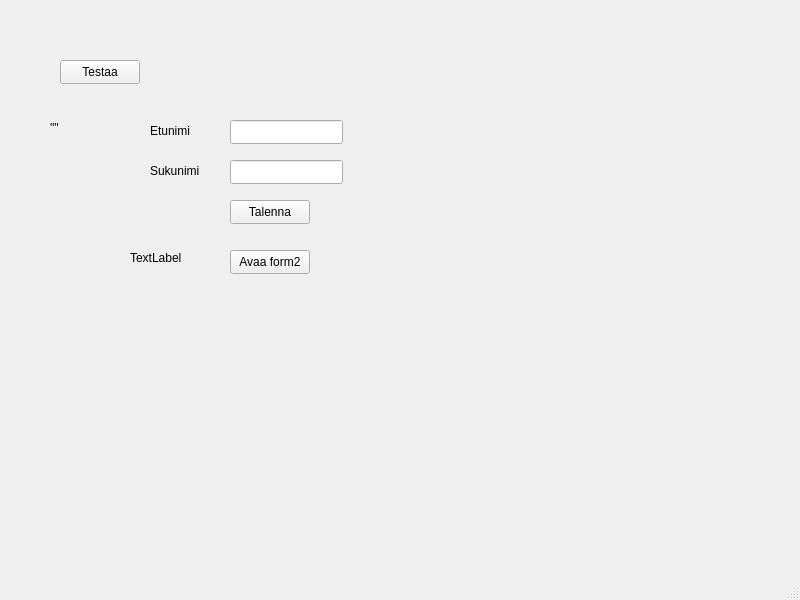
<?xml version="1.0" encoding="UTF-8"?>
<ui version="4.0">
 <class>MainWindow</class>
 <widget class="QMainWindow" name="MainWindow">
  <property name="geometry">
   <rect>
    <x>0</x>
    <y>0</y>
    <width>800</width>
    <height>600</height>
   </rect>
  </property>
  <property name="windowTitle">
   <string>MainWindow</string>
  </property>
  <widget class="QWidget" name="centralwidget">
   <widget class="QPushButton" name="btnMuuta">
    <property name="geometry">
     <rect>
      <x>60</x>
      <y>60</y>
      <width>80</width>
      <height>24</height>
     </rect>
    </property>
    <property name="text">
     <string>Testaa</string>
    </property>
   </widget>
   <widget class="QLabel" name="labelMuuttuu">
    <property name="geometry">
     <rect>
      <x>50</x>
      <y>120</y>
      <width>49</width>
      <height>16</height>
     </rect>
    </property>
    <property name="text">
     <string>&quot;&quot;</string>
    </property>
   </widget>
   <widget class="QLabel" name="label">
    <property name="geometry">
     <rect>
      <x>150</x>
      <y>120</y>
      <width>61</width>
      <height>21</height>
     </rect>
    </property>
    <property name="text">
     <string>Etunimi</string>
    </property>
   </widget>
   <widget class="QLabel" name="label_2">
    <property name="geometry">
     <rect>
      <x>150</x>
      <y>160</y>
      <width>61</width>
      <height>21</height>
     </rect>
    </property>
    <property name="text">
     <string>Sukunimi</string>
    </property>
   </widget>
   <widget class="QPushButton" name="btnTallenna">
    <property name="geometry">
     <rect>
      <x>230</x>
      <y>200</y>
      <width>80</width>
      <height>24</height>
     </rect>
    </property>
    <property name="text">
     <string>Talenna</string>
    </property>
   </widget>
   <widget class="QLabel" name="labelNimi">
    <property name="geometry">
     <rect>
      <x>130</x>
      <y>250</y>
      <width>251</width>
      <height>16</height>
     </rect>
    </property>
    <property name="text">
     <string>TextLabel</string>
    </property>
   </widget>
   <widget class="QLineEdit" name="kenttaEtunimi">
    <property name="geometry">
     <rect>
      <x>230</x>
      <y>120</y>
      <width>113</width>
      <height>24</height>
     </rect>
    </property>
   </widget>
   <widget class="QLineEdit" name="kenttaSukunimi">
    <property name="geometry">
     <rect>
      <x>230</x>
      <y>160</y>
      <width>113</width>
      <height>24</height>
     </rect>
    </property>
   </widget>
   <widget class="QPushButton" name="btnOpenForm2">
    <property name="geometry">
     <rect>
      <x>230</x>
      <y>250</y>
      <width>80</width>
      <height>24</height>
     </rect>
    </property>
    <property name="text">
     <string>Avaa form2</string>
    </property>
   </widget>
  </widget>
  <widget class="QMenuBar" name="menubar">
   <property name="geometry">
    <rect>
     <x>0</x>
     <y>0</y>
     <width>800</width>
     <height>21</height>
    </rect>
   </property>
  </widget>
  <widget class="QStatusBar" name="statusbar"/>
 </widget>
 <resources/>
 <connections/>
</ui>
